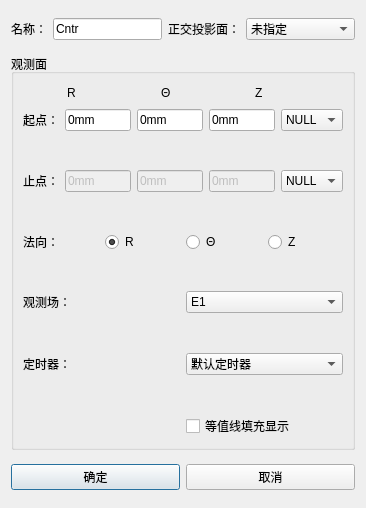
<?xml version="1.0" encoding="UTF-8"?>
<ui version="4.0">
 <class>Dialog_CntrDlg</class>
 <widget class="QDialog" name="Dialog_CntrDlg">
  <property name="windowModality">
   <enum>Qt::ApplicationModal</enum>
  </property>
  <property name="geometry">
   <rect>
    <x>0</x>
    <y>0</y>
    <width>366</width>
    <height>508</height>
   </rect>
  </property>
  <property name="minimumSize">
   <size>
    <width>0</width>
    <height>0</height>
   </size>
  </property>
  <property name="maximumSize">
   <size>
    <width>40700</width>
    <height>41300</height>
   </size>
  </property>
  <property name="windowTitle">
   <string>等位图观测</string>
  </property>
  <layout class="QGridLayout" name="gridLayout">
   <item row="5" column="0">
    <layout class="QHBoxLayout" name="horizontalLayout_10">
     <item>
      <widget class="QPushButton" name="pushButton_ok">
       <property name="text">
        <string>确定</string>
       </property>
      </widget>
     </item>
     <item>
      <widget class="QPushButton" name="pushButton">
       <property name="text">
        <string>取消</string>
       </property>
      </widget>
     </item>
    </layout>
   </item>
   <item row="1" column="0">
    <layout class="QHBoxLayout" name="horizontalLayout">
     <item>
      <widget class="QLabel" name="Label_Name">
       <property name="sizePolicy">
        <sizepolicy hsizetype="Fixed" vsizetype="Preferred">
         <horstretch>0</horstretch>
         <verstretch>0</verstretch>
        </sizepolicy>
       </property>
       <property name="text">
        <string>名称：</string>
       </property>
      </widget>
     </item>
     <item>
      <widget class="QLineEdit" name="LineEdit_Name">
       <property name="sizePolicy">
        <sizepolicy hsizetype="Preferred" vsizetype="Fixed">
         <horstretch>0</horstretch>
         <verstretch>0</verstretch>
        </sizepolicy>
       </property>
       <property name="text">
        <string>Cntr</string>
       </property>
      </widget>
     </item>
     <item>
      <widget class="QLabel" name="Label_Shadow">
       <property name="sizePolicy">
        <sizepolicy hsizetype="Fixed" vsizetype="Preferred">
         <horstretch>0</horstretch>
         <verstretch>0</verstretch>
        </sizepolicy>
       </property>
       <property name="text">
        <string>正交投影面：</string>
       </property>
      </widget>
     </item>
     <item>
      <widget class="StyledComboBox" name="ComboBox_Shadow">
       <property name="enabled">
        <bool>true</bool>
       </property>
       <property name="sizePolicy">
        <sizepolicy hsizetype="Preferred" vsizetype="Fixed">
         <horstretch>0</horstretch>
         <verstretch>0</verstretch>
        </sizepolicy>
       </property>
       <property name="maximumSize">
        <size>
         <width>12000000</width>
         <height>16777215</height>
        </size>
       </property>
       <property name="sizeIncrement">
        <size>
         <width>1</width>
         <height>0</height>
        </size>
       </property>
       <property name="editable">
        <bool>false</bool>
       </property>
       <item>
        <property name="text">
         <string>未指定</string>
        </property>
       </item>
      </widget>
     </item>
    </layout>
   </item>
   <item row="4" column="0">
    <spacer name="verticalSpacer">
     <property name="orientation">
      <enum>Qt::Vertical</enum>
     </property>
     <property name="sizeHint" stdset="0">
      <size>
       <width>20</width>
       <height>40</height>
      </size>
     </property>
    </spacer>
   </item>
   <item row="2" column="0">
    <spacer name="verticalSpacer_2">
     <property name="orientation">
      <enum>Qt::Vertical</enum>
     </property>
     <property name="sizeHint" stdset="0">
      <size>
       <width>20</width>
       <height>40</height>
      </size>
     </property>
    </spacer>
   </item>
   <item row="6" column="0">
    <spacer name="verticalSpacer_9">
     <property name="orientation">
      <enum>Qt::Vertical</enum>
     </property>
     <property name="sizeHint" stdset="0">
      <size>
       <width>20</width>
       <height>40</height>
      </size>
     </property>
    </spacer>
   </item>
   <item row="3" column="0">
    <widget class="QGroupBox" name="groupBox_Port">
     <property name="title">
      <string>观测面</string>
     </property>
     <layout class="QGridLayout" name="gridLayout_2">
      <item row="3" column="0" colspan="2">
       <layout class="QHBoxLayout" name="horizontalLayout_end">
        <item>
         <widget class="QLabel" name="label_end">
          <property name="text">
           <string>止点：</string>
          </property>
         </widget>
        </item>
        <item>
         <widget class="QLineEdit" name="LineEdit_end_x">
          <property name="enabled">
           <bool>false</bool>
          </property>
          <property name="text">
           <string>0mm</string>
          </property>
         </widget>
        </item>
        <item>
         <widget class="QLineEdit" name="LineEdit_end_y">
          <property name="enabled">
           <bool>false</bool>
          </property>
          <property name="text">
           <string>0mm</string>
          </property>
         </widget>
        </item>
        <item>
         <widget class="QLineEdit" name="LineEdit_end_z">
          <property name="enabled">
           <bool>false</bool>
          </property>
          <property name="text">
           <string>0mm</string>
          </property>
         </widget>
        </item>
        <item>
         <widget class="StyledComboBox" name="ComboBox_end">
          <property name="sizePolicy">
           <sizepolicy hsizetype="Expanding" vsizetype="Fixed">
            <horstretch>0</horstretch>
            <verstretch>0</verstretch>
           </sizepolicy>
          </property>
          <item>
           <property name="text">
            <string>NULL</string>
           </property>
          </item>
         </widget>
        </item>
       </layout>
      </item>
      <item row="9" column="0">
       <layout class="QHBoxLayout" name="horizontalLayout_end_3">
        <item>
         <widget class="QLabel" name="label_end_3">
          <property name="text">
           <string>定时器：</string>
          </property>
         </widget>
        </item>
       </layout>
      </item>
      <item row="7" column="0" colspan="2">
       <layout class="QHBoxLayout" name="horizontalLayout_end_2">
        <item>
         <widget class="QLabel" name="label_end_2">
          <property name="text">
           <string>观测场：</string>
          </property>
         </widget>
        </item>
        <item>
         <widget class="StyledComboBox" name="ComboBox">
          <item>
           <property name="text">
            <string>E1</string>
           </property>
          </item>
          <item>
           <property name="text">
            <string>E2</string>
           </property>
          </item>
          <item>
           <property name="text">
            <string>E3</string>
           </property>
          </item>
          <item>
           <property name="text">
            <string>B1</string>
           </property>
          </item>
          <item>
           <property name="text">
            <string>B2</string>
           </property>
          </item>
          <item>
           <property name="text">
            <string>B3</string>
           </property>
          </item>
          <item>
           <property name="text">
            <string>J1</string>
           </property>
          </item>
          <item>
           <property name="text">
            <string>J2</string>
           </property>
          </item>
          <item>
           <property name="text">
            <string>J3</string>
           </property>
          </item>
          <item>
           <property name="text">
            <string>Q0</string>
           </property>
          </item>
          <item>
           <property name="text">
            <string>E1AV</string>
           </property>
          </item>
          <item>
           <property name="text">
            <string>E2AV</string>
           </property>
          </item>
          <item>
           <property name="text">
            <string>E3AV</string>
           </property>
          </item>
          <item>
           <property name="text">
            <string>B1AV</string>
           </property>
          </item>
          <item>
           <property name="text">
            <string>B2AV</string>
           </property>
          </item>
          <item>
           <property name="text">
            <string>B3AV</string>
           </property>
          </item>
          <item>
           <property name="text">
            <string>E1ST</string>
           </property>
          </item>
          <item>
           <property name="text">
            <string>E2ST</string>
           </property>
          </item>
          <item>
           <property name="text">
            <string>E3ST</string>
           </property>
          </item>
          <item>
           <property name="text">
            <string>B1ST</string>
           </property>
          </item>
          <item>
           <property name="text">
            <string>B2ST</string>
           </property>
          </item>
          <item>
           <property name="text">
            <string>B3ST</string>
           </property>
          </item>
          <item>
           <property name="text">
            <string>PHST</string>
           </property>
          </item>
          <item>
           <property name="text">
            <string>|B|</string>
           </property>
          </item>
          <item>
           <property name="text">
            <string>|E|</string>
           </property>
          </item>
         </widget>
        </item>
       </layout>
      </item>
      <item row="8" column="0">
       <spacer name="verticalSpacer_7">
        <property name="orientation">
         <enum>Qt::Vertical</enum>
        </property>
        <property name="sizeHint" stdset="0">
         <size>
          <width>20</width>
          <height>40</height>
         </size>
        </property>
       </spacer>
      </item>
      <item row="9" column="1">
       <layout class="QHBoxLayout" name="horizontalLayout_end_4">
        <item>
         <widget class="StyledComboBox" name="ComboBox_timer">
          <item>
           <property name="text">
            <string>默认定时器</string>
           </property>
          </item>
          <item>
           <property name="text">
            <string>仅开始时刻</string>
           </property>
          </item>
          <item>
           <property name="text">
            <string>仅结束时刻</string>
           </property>
          </item>
         </widget>
        </item>
       </layout>
      </item>
      <item row="4" column="0">
       <spacer name="verticalSpacer_5">
        <property name="orientation">
         <enum>Qt::Vertical</enum>
        </property>
        <property name="sizeHint" stdset="0">
         <size>
          <width>20</width>
          <height>40</height>
         </size>
        </property>
       </spacer>
      </item>
      <item row="6" column="0">
       <spacer name="verticalSpacer_6">
        <property name="orientation">
         <enum>Qt::Vertical</enum>
        </property>
        <property name="sizeHint" stdset="0">
         <size>
          <width>20</width>
          <height>40</height>
         </size>
        </property>
       </spacer>
      </item>
      <item row="5" column="0" colspan="2">
       <layout class="QHBoxLayout" name="horizontalLayout_2">
        <item>
         <widget class="QLabel" name="label">
          <property name="text">
           <string>法向：</string>
          </property>
         </widget>
        </item>
        <item>
         <widget class="QRadioButton" name="radioButton_x">
          <property name="text">
           <string>R</string>
          </property>
          <property name="checked">
           <bool>true</bool>
          </property>
         </widget>
        </item>
        <item>
         <widget class="QRadioButton" name="radioButton_y">
          <property name="text">
           <string>Θ</string>
          </property>
         </widget>
        </item>
        <item>
         <widget class="QRadioButton" name="radioButton_z">
          <property name="text">
           <string>Z</string>
          </property>
         </widget>
        </item>
       </layout>
      </item>
      <item row="11" column="1">
       <layout class="QHBoxLayout" name="horizontalLayout_end_5">
        <item>
         <widget class="QCheckBox" name="checkBox">
          <property name="text">
           <string>等值线填充显示</string>
          </property>
         </widget>
        </item>
       </layout>
      </item>
      <item row="1" column="0" colspan="2">
       <layout class="QHBoxLayout" name="horizontalLayout_start">
        <item>
         <widget class="QLabel" name="label_start">
          <property name="text">
           <string>起点：</string>
          </property>
         </widget>
        </item>
        <item>
         <widget class="QLineEdit" name="LineEdit_start_x">
          <property name="text">
           <string>0mm</string>
          </property>
         </widget>
        </item>
        <item>
         <widget class="QLineEdit" name="LineEdit_start_y">
          <property name="text">
           <string>0mm</string>
          </property>
         </widget>
        </item>
        <item>
         <widget class="QLineEdit" name="LineEdit_start_z">
          <property name="text">
           <string>0mm</string>
          </property>
         </widget>
        </item>
        <item>
         <widget class="StyledComboBox" name="ComboBox_start">
          <property name="sizePolicy">
           <sizepolicy hsizetype="Expanding" vsizetype="Fixed">
            <horstretch>0</horstretch>
            <verstretch>0</verstretch>
           </sizepolicy>
          </property>
          <item>
           <property name="text">
            <string>NULL</string>
           </property>
          </item>
         </widget>
        </item>
       </layout>
      </item>
      <item row="10" column="1">
       <spacer name="verticalSpacer_8">
        <property name="orientation">
         <enum>Qt::Vertical</enum>
        </property>
        <property name="sizeHint" stdset="0">
         <size>
          <width>20</width>
          <height>40</height>
         </size>
        </property>
       </spacer>
      </item>
      <item row="2" column="0">
       <spacer name="verticalSpacer_4">
        <property name="orientation">
         <enum>Qt::Vertical</enum>
        </property>
        <property name="sizeHint" stdset="0">
         <size>
          <width>20</width>
          <height>40</height>
         </size>
        </property>
       </spacer>
      </item>
      <item row="0" column="0" colspan="2">
       <layout class="QHBoxLayout" name="horizontalLayout_3">
        <item>
         <spacer name="horizontalSpacer">
          <property name="orientation">
           <enum>Qt::Horizontal</enum>
          </property>
          <property name="sizeHint" stdset="0">
           <size>
            <width>40</width>
            <height>20</height>
           </size>
          </property>
         </spacer>
        </item>
        <item>
         <widget class="QLabel" name="label_X">
          <property name="sizePolicy">
           <sizepolicy hsizetype="Expanding" vsizetype="Preferred">
            <horstretch>0</horstretch>
            <verstretch>0</verstretch>
           </sizepolicy>
          </property>
          <property name="text">
           <string>R</string>
          </property>
         </widget>
        </item>
        <item>
         <spacer name="horizontalSpacer_3">
          <property name="orientation">
           <enum>Qt::Horizontal</enum>
          </property>
          <property name="sizeHint" stdset="0">
           <size>
            <width>40</width>
            <height>20</height>
           </size>
          </property>
         </spacer>
        </item>
        <item>
         <widget class="QLabel" name="label_Y">
          <property name="sizePolicy">
           <sizepolicy hsizetype="Expanding" vsizetype="Preferred">
            <horstretch>0</horstretch>
            <verstretch>0</verstretch>
           </sizepolicy>
          </property>
          <property name="text">
           <string>Θ</string>
          </property>
         </widget>
        </item>
        <item>
         <spacer name="horizontalSpacer_2">
          <property name="orientation">
           <enum>Qt::Horizontal</enum>
          </property>
          <property name="sizeHint" stdset="0">
           <size>
            <width>40</width>
            <height>20</height>
           </size>
          </property>
         </spacer>
        </item>
        <item>
         <widget class="QLabel" name="label_Z">
          <property name="sizePolicy">
           <sizepolicy hsizetype="Expanding" vsizetype="Preferred">
            <horstretch>0</horstretch>
            <verstretch>0</verstretch>
           </sizepolicy>
          </property>
          <property name="text">
           <string>Z</string>
          </property>
         </widget>
        </item>
        <item>
         <spacer name="horizontalSpacer_4">
          <property name="orientation">
           <enum>Qt::Horizontal</enum>
          </property>
          <property name="sizeHint" stdset="0">
           <size>
            <width>40</width>
            <height>20</height>
           </size>
          </property>
         </spacer>
        </item>
       </layout>
      </item>
     </layout>
    </widget>
   </item>
   <item row="0" column="0">
    <spacer name="verticalSpacer_10">
     <property name="orientation">
      <enum>Qt::Vertical</enum>
     </property>
     <property name="sizeHint" stdset="0">
      <size>
       <width>20</width>
       <height>40</height>
      </size>
     </property>
    </spacer>
   </item>
  </layout>
 </widget>
 <customwidgets>
  <customwidget>
   <class>StyledComboBox</class>
   <extends>QComboBox</extends>
   <header>StyledComboBox.h</header>
  </customwidget>
 </customwidgets>
 <resources/>
 <connections/>
</ui>
